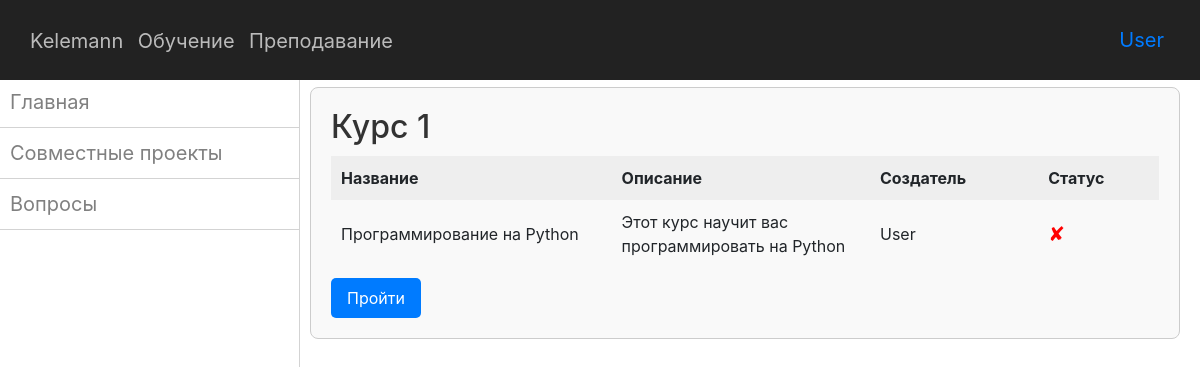
Before: /learn (signed in) with the older database file.
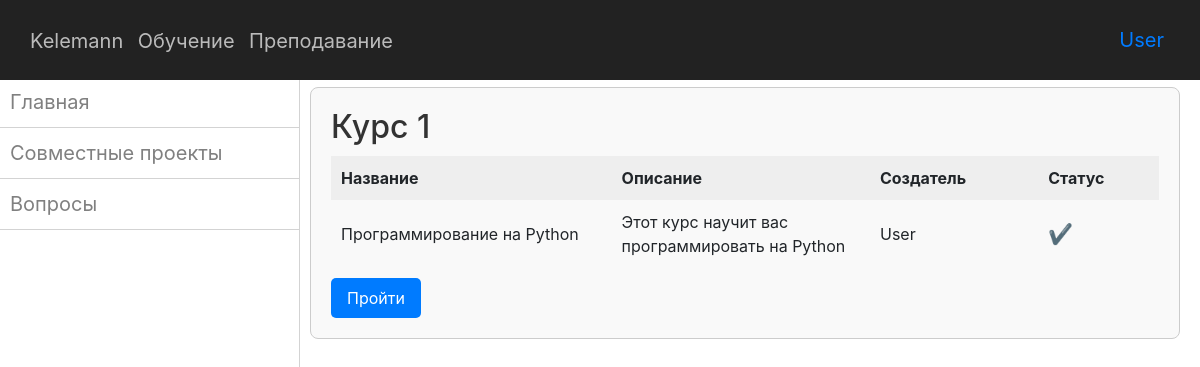
After: the same page with the newer database file.
### data/users.py (models this page shows, shortened)
class User(SqlAlchemyBase, UserMixin, SerializerMixin):
    __tablename__ = 'users'
    id = sqlalchemy.Column(sqlalchemy.Integer, primary_key=True, autoincrement=True)
    name = sqlalchemy.Column(sqlalchemy.String)
    email = sqlalchemy.Column(sqlalchemy.String, index=True, unique=True)
    hashed_password = sqlalchemy.Column(sqlalchemy.String)
    completed_courses = sqlalchemy.Column(sqlalchemy.String, nullable=True)
    courses = orm.relationship("Course", back_populates='user')

### data/courses.py (models this page shows)
class Course(SqlAlchemyBase, UserMixin, SerializerMixin):
    __tablename__ = 'cources'
    id = sqlalchemy.Column(sqlalchemy.Integer, primary_key=True, autoincrement=True)
    name = sqlalchemy.Column(sqlalchemy.String, unique=True)
    description = sqlalchemy.Column(sqlalchemy.String, nullable=True)
    user_id = sqlalchemy.Column(sqlalchemy.Integer, sqlalchemy.ForeignKey("users.id"))
    user = orm.relationship('User')
    lessons = orm.relationship("Lesson", back_populates='course')

### main.py (the view)
@app.route('/learn', methods=['GET'])
def learn():
    db_session.global_init('database.db')
    db_sess = db_session.create_session()
    courses = db_sess.query(Course).all()
    users = db_sess.query(User).all()
    return render_template('list_of_courses.html', courses=courses, users=users)

### data/db_session.py (called while the page is built, shortened)
def global_init(db_file):
    global __factory
    if __factory:
        return

def create_session() -> Session:
    global __factory
    return __factory()

### main.py (called while the page is built)
@login_manager.user_loader
def load_user(user_id):
    db_sess = db_session.create_session()
    return db_sess.get(User, user_id)

### templates/list_of_courses.html
{% extends "base.html" %}
{% block link %}
    <link rel="stylesheet" href="../static/css/header.css">
    <link rel="stylesheet" href="../static/css/sidebar.css">
    <link rel="stylesheet" href="../static/css/list_of_courses.css">
{% endblock %}
{% block sidebar %}
<nav class="sidebar">
    <div class="content-lesson">
        <ul>
            <li><a href="/learn">Главная</a></li>
            <li><a href="/learn">Совместные проекты</a></li>
            <li><a href="/learn">Вопросы</a></li>
        </ul>
    </div>
</nav>
{% endblock %}
{% block content %}
<div class="main-content">
    <div class="courses">
        {% if courses %}
            {% for course in courses %}
            <div class="course">
                <h2>Курс {{course.id}}</h2>
                <table>
                    <thead>
                        <tr>
                            <th>Название</th>
                            <th>Описание</th>
                            <th>Создатель</th>
                            <th>Статус</th>
                        </tr>
                    </thead>
                    <tbody>
                        <tr>
                            <td>{{course.name}}</td>
                            <td>{{course.description | safe}}</td>
                            <td>{{users[course.user_id - 1].name}}</td>
                            <td>
                                {% if current_user.is_authenticated %}
                                    {% if course.id|string() in current_user.completed_courses %}
                                        <span class="status-icon completed">✔</span>
                                    {% else %}
                                        <span class="status-icon not-completed">✘</span>
                                    {% endif %}
                                {% else %}
                                    <span class="status-icon">🔒</span>
                                    <span>Войдите в аккаунт, чтобы узнать статус</span>
                                {% endif %}
                            </td>
                        </tr>
                    </tbody>
                </table>
                <a href="learn/{{ course.name }}" class="btn-learn">Пройти</a>
            </div>
            {% endfor %}
        {% else %}
            <h1>Курсов ещё нет</h1>
        {% endif %}
    </div>
</div>
{% endblock %}

### templates/base.html (shortened to what this page needs)
<!doctype html>
<html lang="en">
<head>
    <link rel="stylesheet"
        href="https://stackpath.bootstrapcdn.com/bootstrap/4.4.1/css/bootstrap.min.css"
>
    {% block link %}{% endblock %}
</head>
<body>
    <div class="content-container">
        <header class="header">
            <div class="header-left">
                <span class="logo"><a href="/" class="a-left">Kelemann</a></span>
                <a href="/learn" class="a-left">Обучение</a>
                <a href="/teach" class="a-left">Преподавание</a>
            </div>
            <div class="header-right">
                {% if current_user.is_authenticated %}
                <a class="navbar-brand" href="/logout">{{ current_user.name }}</a>
                {% else %}
                    <a class="btn btn-primary " href="/register">Зарегистрироваться</a>
                    <a class="btn btn-success" href="/login">Войти</a>
                {% endif %}
            </div>
        </header>
        {% block sidebar %}{% endblock %}
        <div class="main-content">
            {% block content %}{% endblock %}
        </div>
    </div>
</body>
</html>

### static/css/header.css (style rules this page uses)
.content-container { display: flex; flex-direction: column; justify-content: space-between; margin-top: 57px; padding: 20px; }
.header { background-color: #222222; color: #fff; display: flex; justify-content: space-between; align-items: center; padding: 20px; position: fixed; top: 0; left: 0; right: 0; z-index: 1000; }
.a-left { color: #bbbbbb; font-size: 20px; padding-left: 10px; transition: color 0.5s ease; }
.logo { font-size: 25px; }

### static/css/sidebar.css (style rules this page uses)
.content-container { margin-left: 290px; padding: 20px; }
.sidebar { width: 300px; border-right: 1px solid lightgray; color: #fff; height: 100vh; position: fixed; top: 1; left: 0; z-index: 999; overflow-y: auto; background-color: #fff; }
.sidebar ul { list-style-type: none; padding: 0; }
.sidebar li { padding: 10px; border-bottom: 1px solid lightgray; }
.content-lesson a { color: gray; text-decoration: none; transition: background-color 0.5s ease; font-size: 20px; }

### static/css/list_of_courses.css (style rules this page uses)
.sidebar { display: flex; flex-direction: column; background-color: #fff; }
.content-lesson a { color: gray; text-decoration: none; transition: background-color 0.5s ease; font-size: 20px; }
.main-content { padding-top: 5px; }
.courses { display: grid; grid-template-columns: repeat(auto-fit, minmax(400px, 1fr)); gap: 20px; }
.course { border: 1px solid #ccc; border-radius: 8px; padding: 20px; background-color: #f9f9f9; }
.course h2 { margin-bottom: 10px; color: #333; }
table { width: 100%; border-collapse: collapse; margin-bottom: 10px; }
th, td { padding: 10px; text-align: left; width: 50px; }
th { background-color: #eee; }
.status-icon { font-size: 20px; margin-right: 5px; }
.completed { color: green; }
.btn-learn { display: inline-block; padding: 8px 16px; background-color: #007bff; color: #fff; text-decoration: none; border-radius: 5px; transition: background-color 0.3s; }

Changed rows visible on the page:
changed User "User": completed_courses " " → " 1111111111" (drawn)
computed for Course "Программирование на Python": text "✘" → "✔"
